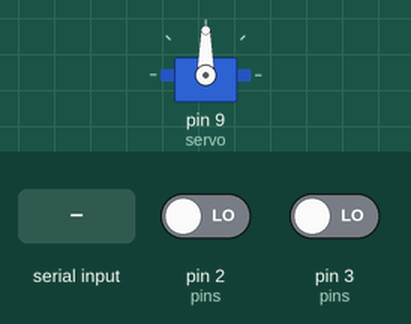
A sketch run on a simulated Arduino Uno, built with avr-gcc and run on an emulated ATmega328P. Shown: servo. The test bench sets the inputs (shaded band); at power-on: pin 2 (pins) LOW, pin 3 (pins) LOW.

Above: at 1.2 s.
1.3 s: "1" received over Serial
At 1.8 s:
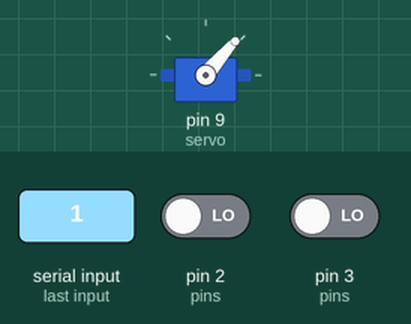
2.8 s: "0" received over Serial
At 4.1 s:
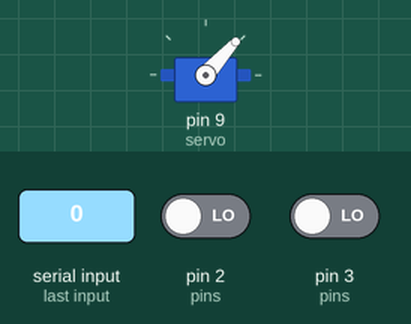
Timing chart, 0 to 5.8 s (numbered marks = the images above; inputs shaded):
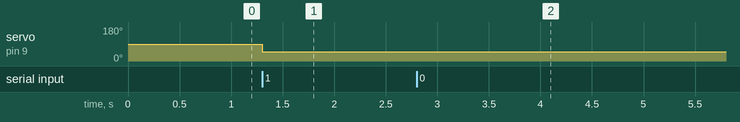

The sketch:

ServoAndHallSensorController.ino
```cpp
#include <Servo.h>

class HallEffectSensor
{
  private:
    int pinNumber;
    int newState;
    int oldState;
    unsigned long startTime;
    bool firstPass;

  public:
    HallEffectSensor() // Constructor
    {
      firstPass = true;     // no parameters for the constructor
    }

    void setPinNumber(int pin)
    {
      pinNumber = pin;
      pinMode(pinNumber, INPUT);
    }

    void readPin()
    {
      newState = digitalRead(pinNumber);

      if ((newState == LOW) and (oldState == HIGH)) // LOW == 0, HIGH == 1
      {
        if (firstPass)
        {
          startTime = millis();
          firstPass = false;
        }
        else
        {
          Serial.println(String(pinNumber, DEC)+" "+String(millis() - startTime, DEC));
          firstPass = true;
        }
      }
      oldState = newState;
    }
};


const int numSensors = 2;
const int pins[numSensors] = {2, 3}; // the physical pin numbers each sensor is attached to

HallEffectSensor sensors[numSensors]; // in order to define an empty array of objects,
                                      // the constructor for the object must have 0 parameters

Servo servo;
int angle;

void setup()
{
  Serial.begin(9600);                 // setup the serial port
  servo.attach(9);

  for (int i = 0; i < numSensors; i++)
  {
    sensors[i] = HallEffectSensor();  // initialising each object
    sensors[i].setPinNumber(pins[i]); // and assigning them their own pin
  }
}

void loop()
{
  // check if there is any data to read
  // and write to servo
  if (Serial.available() > 0)
  {
    // read the incoming byte:
    angle = Serial.read();
    servo.write(angle);
  }

  // hall sensors
  for (int i = 0; i < numSensors; i++)
  {
    sensors[i].readPin();
  }
}
```

Measured:
- after the input at 1.3 s, servo on pin 9 (servo): 90° → 49° at once
- after the input at 2.8 s, servo on pin 9 (servo): 49° → 48° at once
